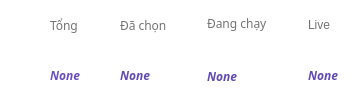
                     <widget class="QFrame" name="frame_status_manage">
                      <property name="minimumSize">
                       <size>
                        <width>300</width>
                        <height>0</height>
                       </size>
                      </property>
                      <property name="styleSheet">
                       <string notr="true">QFrame{
border:none;
border-radius:8px;
	background-color: rgb(255, 255, 255);
}</string>
                      </property>
                      <property name="frameShape">
                       <enum>QFrame::StyledPanel</enum>
                      </property>
                      <property name="frameShadow">
                       <enum>QFrame::Raised</enum>
                      </property>
                      <layout class="QHBoxLayout" name="horizontalLayout_32">
                       <property name="spacing">
                        <number>10</number>
                       </property>
                       <property name="leftMargin">
                        <number>20</number>
                       </property>
                       <property name="topMargin">
                        <number>0</number>
                       </property>
                       <property name="rightMargin">
                        <number>10</number>
                       </property>
                       <property name="bottomMargin">
                        <number>0</number>
                       </property>
                       <item>
                        <widget class="QFrame" name="frame_35">
                         <property name="frameShape">
                          <enum>QFrame::StyledPanel</enum>
                         </property>
                         <property name="frameShadow">
                          <enum>QFrame::Raised</enum>
                         </property>
                         <layout class="QHBoxLayout" name="horizontalLayout_33">
                          <property name="spacing">
                           <number>0</number>
                          </property>
                          <property name="leftMargin">
                           <number>0</number>
                          </property>
                          <property name="topMargin">
                           <number>0</number>
                          </property>
                          <property name="rightMargin">
                           <number>0</number>
                          </property>
                          <property name="bottomMargin">
                           <number>0</number>
                          </property>
                          <item>
                           <widget class="QFrame" name="frame_39">
                            <property name="minimumSize">
                             <size>
                              <width>25</width>
                              <height>25</height>
                             </size>
                            </property>
                            <property name="maximumSize">
                             <size>
                              <width>25</width>
                              <height>25</height>
                             </size>
                            </property>
                            <property name="styleSheet">
                             <string notr="true">border-image: url(:/icons/png/icons8-facebook-240.png);</string>
                            </property>
                            <property name="frameShape">
                             <enum>QFrame::StyledPanel</enum>
                            </property>
                            <property name="frameShadow">
                             <enum>QFrame::Raised</enum>
                            </property>
                           </widget>
                          </item>
                          <item>
                           <widget class="QFrame" name="frame_38">
                            <property name="frameShape">
                             <enum>QFrame::StyledPanel</enum>
                            </property>
                            <property name="frameShadow">
                             <enum>QFrame::Raised</enum>
                            </property>
                            <layout class="QVBoxLayout" name="verticalLayout_9">
                             <property name="spacing">
                              <number>0</number>
                             </property>
                             <property name="leftMargin">
                              <number>5</number>
                             </property>
                             <property name="topMargin">
                              <number>0</number>
                             </property>
                             <property name="rightMargin">
                              <number>0</number>
                             </property>
                             <property name="bottomMargin">
                              <number>0</number>
                             </property>
                             <item>
                              <widget class="QLabel" name="label_3">
                               <property name="font">
                                <font>
                                 <family>MesloLGLDZ Nerd Font</family>
                                 <weight>50</weight>
                                 <bold>false</bold>
                                </font>
                               </property>
                               <property name="styleSheet">
                                <string notr="true">color: rgb(115, 115, 115);</string>
                               </property>
                               <property name="text">
                                <string>Tổng</string>
                               </property>
                              </widget>
                             </item>
                             <item>
                              <widget class="QLabel" name="label_total">
                               <property name="font">
                                <font>
                                 <family>MesloLGS Nerd Font</family>
                                 <weight>75</weight>
                                 <italic>true</italic>
                                 <bold>true</bold>
                                </font>
                               </property>
                               <property name="styleSheet">
                                <string notr="true">QLabel#label_total{
color: rgb(105, 78, 191);
}</string>
                               </property>
                               <property name="text">
                                <string>None</string>
                               </property>
                              </widget>
                             </item>
                            </layout>
                           </widget>
                          </item>
                         </layout>
                        </widget>
                       </item>
                       <item>
                        <widget class="QFrame" name="frame_36">
                         <property name="frameShape">
                          <enum>QFrame::StyledPanel</enum>
                         </property>
                         <property name="frameShadow">
                          <enum>QFrame::Raised</enum>
                         </property>
                         <layout class="QHBoxLayout" name="horizontalLayout_34">
                          <property name="spacing">
                           <number>0</number>
                          </property>
                          <property name="leftMargin">
                           <number>0</number>
                          </property>
                          <property name="topMargin">
                           <number>0</number>
                          </property>
                          <property name="rightMargin">
                           <number>0</number>
                          </property>
                          <property name="bottomMargin">
                           <number>0</number>
                          </property>
                          <item>
                           <widget class="QFrame" name="frame_41">
                            <property name="minimumSize">
                             <size>
                              <width>25</width>
                              <height>25</height>
                             </size>
                            </property>
                            <property name="maximumSize">
                             <size>
                              <width>25</width>
                              <height>25</height>
                             </size>
                            </property>
                            <property name="styleSheet">
                             <string notr="true">border-image: url(:/icons/png/icons8-table-96.png);</string>
                            </property>
                            <property name="frameShape">
                             <enum>QFrame::StyledPanel</enum>
                            </property>
                            <property name="frameShadow">
                             <enum>QFrame::Raised</enum>
                            </property>
                           </widget>
                          </item>
                          <item>
                           <widget class="QFrame" name="frame_40">
                            <property name="frameShape">
                             <enum>QFrame::StyledPanel</enum>
                            </property>
                            <property name="frameShadow">
                             <enum>QFrame::Raised</enum>
                            </property>
                            <layout class="QVBoxLayout" name="verticalLayout_10">
                             <property name="spacing">
                              <number>0</number>
                             </property>
                             <property name="leftMargin">
                              <number>5</number>
                             </property>
                             <property name="topMargin">
                              <number>0</number>
                             </property>
                             <property name="rightMargin">
                              <number>0</number>
                             </property>
                             <property name="bottomMargin">
                              <number>0</number>
                             </property>
                             <item>
                              <widget class="QLabel" name="label_5">
                               <property name="font">
                                <font>
                                 <family>MesloLGMDZ Nerd Font</family>
                                </font>
                               </property>
                               <property name="styleSheet">
                                <string notr="true">color: rgb(115, 115, 115);</string>
                               </property>
                               <property name="text">
                                <string>Đã chọn</string>
                               </property>
                              </widget>
                             </item>
                             <item>
                              <widget class="QLabel" name="label_checked">
                               <property name="font">
                                <font>
                                 <family>MesloLGS Nerd Font</family>
                                 <weight>75</weight>
                                 <italic>true</italic>
                                 <bold>true</bold>
                                </font>
                               </property>
                               <property name="styleSheet">
                                <string notr="true">color: rgb(98, 73, 177);</string>
                               </property>
                               <property name="text">
                                <string>None</string>
                               </property>
                              </widget>
                             </item>
                            </layout>
                           </widget>
                          </item>
                         </layout>
                        </widget>
                       </item>
                       <item>
                        <widget class="QFrame" name="frame_42">
                         <property name="frameShape">
                          <enum>QFrame::StyledPanel</enum>
                         </property>
                         <property name="frameShadow">
                          <enum>QFrame::Raised</enum>
                         </property>
                         <layout class="QHBoxLayout" name="horizontalLayout_35">
                          <property name="spacing">
                           <number>0</number>
                          </property>
                          <property name="leftMargin">
                           <number>0</number>
                          </property>
                          <property name="topMargin">
                           <number>0</number>
                          </property>
                          <property name="rightMargin">
                           <number>0</number>
                          </property>
                          <property name="bottomMargin">
                           <number>0</number>
                          </property>
                          <item>
                           <widget class="QFrame" name="frame_43">
                            <property name="minimumSize">
                             <size>
                              <width>25</width>
                              <height>25</height>
                             </size>
                            </property>
                            <property name="maximumSize">
                             <size>
                              <width>25</width>
                              <height>25</height>
                             </size>
                            </property>
                            <property name="styleSheet">
                             <string notr="true">border-image: url(:/icons/png/icons8-lightning-100.png);</string>
                            </property>
                            <property name="frameShape">
                             <enum>QFrame::StyledPanel</enum>
                            </property>
                            <property name="frameShadow">
                             <enum>QFrame::Raised</enum>
                            </property>
                           </widget>
                          </item>
                          <item>
                           <widget class="QFrame" name="frame_44">
                            <property name="frameShape">
                             <enum>QFrame::StyledPanel</enum>
                            </property>
                            <property name="frameShadow">
                             <enum>QFrame::Raised</enum>
                            </property>
                            <layout class="QVBoxLayout" name="verticalLayout_11">
                             <property name="leftMargin">
                              <number>5</number>
                             </property>
                             <property name="topMargin">
                              <number>0</number>
                             </property>
                             <property name="rightMargin">
                              <number>0</number>
                             </property>
                             <property name="bottomMargin">
                              <number>0</number>
                             </property>
                             <item>
                              <widget class="QLabel" name="label_7">
                               <property name="font">
                                <font>
                                 <family>MesloLGSDZ Nerd Font</family>
                                </font>
                               </property>
                               <property name="styleSheet">
                                <string notr="true">color: rgb(115, 115, 115);</string>
                               </property>
                               <property name="text">
                                <string>Đang chạy</string>
                               </property>
                              </widget>
                             </item>
                             <item>
                              <widget class="QLabel" name="label_runned">
                               <property name="font">
                                <font>
                                 <family>MesloLGLDZ Nerd Font</family>
                                 <weight>75</weight>
                                 <italic>true</italic>
                                 <bold>true</bold>
                                </font>
                               </property>
                               <property name="styleSheet">
                                <string notr="true">color: rgb(98, 73, 177);</string>
                               </property>
                               <property name="text">
                                <string>None</string>
                               </property>
                              </widget>
                             </item>
                            </layout>
                           </widget>
                          </item>
                         </layout>
                        </widget>
                       </item>
                       <item>
                        <widget class="QFrame" name="frame_45">
                         <property name="frameShape">
                          <enum>QFrame::StyledPanel</enum>
                         </property>
                         <property name="frameShadow">
                          <enum>QFrame::Raised</enum>
                         </property>
                         <layout class="QHBoxLayout" name="horizontalLayout_36">
                          <property name="spacing">
                           <number>0</number>
                          </property>
                          <property name="leftMargin">
                           <number>0</number>
                          </property>
                          <property name="topMargin">
                           <number>0</number>
                          </property>
                          <property name="rightMargin">
                           <number>0</number>
                          </property>
                          <property name="bottomMargin">
                           <number>0</number>
                          </property>
                          <item>
                           <widget class="QFrame" name="frame_46">
                            <property name="minimumSize">
                             <size>
                              <width>25</width>
                              <height>25</height>
                             </size>
                            </property>
                            <property name="maximumSize">
                             <size>
                              <width>30</width>
                              <height>30</height>
                             </size>
                            </property>
                            <property name="sizeIncrement">
                             <size>
                              <width>0</width>
                              <height>0</height>
                             </size>
                            </property>
                            <property name="styleSheet">
                             <string notr="true">border-image: url(:/icons/png/icons8-checked-24.png);</string>
                            </property>
                            <property name="frameShape">
                             <enum>QFrame::StyledPanel</enum>
                            </property>
                            <property name="frameShadow">
                             <enum>QFrame::Raised</enum>
                            </property>
                           </widget>
                          </item>
                          <item>
                           <widget class="QFrame" name="frame_47">
                            <property name="frameShape">
                             <enum>QFrame::StyledPanel</enum>
                            </property>
                            <property name="frameShadow">
                             <enum>QFrame::Raised</enum>
                            </property>
                            <layout class="QVBoxLayout" name="verticalLayout_12">
                             <property name="spacing">
                              <number>0</number>
                             </property>
                             <property name="leftMargin">
                              <number>5</number>
                             </property>
                             <property name="topMargin">
                              <number>0</number>
                             </property>
                             <property name="rightMargin">
                              <number>0</number>
                             </property>
                             <property name="bottomMargin">
                              <number>0</number>
                             </property>
                             <item>
                              <widget class="QLabel" name="label_9">
                               <property name="styleSheet">
                                <string notr="true">color: rgb(115, 115, 115);</string>
                               </property>
                               <property name="text">
                                <string>Live</string>
                               </property>
                              </widget>
                             </item>
                             <item>
                              <widget class="QLabel" name="label_live_num">
                               <property name="font">
                                <font>
                                 <family>MesloLGSDZ Nerd Font</family>
                                 <weight>75</weight>
                                 <italic>true</italic>
                                 <bold>true</bold>
                                </font>
                               </property>
                               <property name="styleSheet">
                                <string notr="true">color: rgb(98, 73, 177);</string>
                               </property>
                               <property name="text">
                                <string>None</string>
                               </property>
                              </widget>
                             </item>
                            </layout>
                           </widget>
                          </item>
                         </layout>
                        </widget>
                       </item>
                       <item>
                        <widget class="QFrame" name="frame_37">
                         <property name="frameShape">
                          <enum>QFrame::StyledPanel</enum>
                         </property>
                         <property name="frameShadow">
                          <enum>QFrame::Raised</enum>
                         </property>
                        </widget>
                       </item>
                      </layout>
                     </widget>
